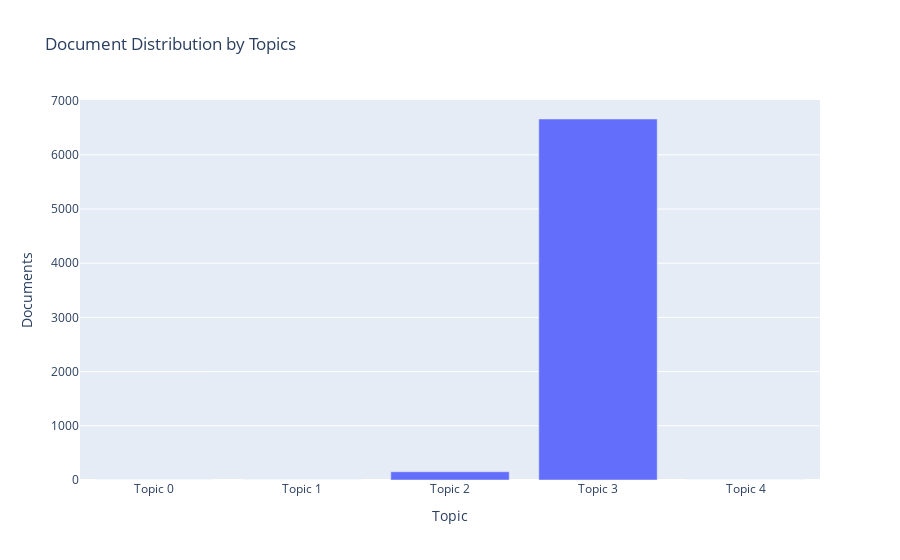

Source (notebook cell):
### Markdown cell above
If you specify **topic_distribution** for plot, you can see the number of samples classified into each topic in a graph.  
Hovering the cursor over the bar for each topic will display the keywords for each topic.

### Code cell
plot_model(lda, plot="topic_distribution")

### Figure 1 — Plotly figure (JSON) as saved in the notebook; plotly's stock layout.template omitted (floating-point values rounded to 4 significant figures)
{"data": [{"alignmentgroup": "True", "customdata": [["service, transport, client, rise, grade, offer, salon, locate, skill, train"], ["group, farm, milk, member, farmer, dairy_cow, vegetable, maize, dairy, local"], ["steer, group, repayment, rice, naomi, also, member, loan, bull, farmer"], ["business, loan, child, year, sell, buy, school, able, family, also"], ["stock, customer, request, school, clothe, purchase, repay, shop, increase, demand"]], "hovertemplate": "Topic=%{x}<br>Documents=%{y}<br>Keyword=%{customdata[0]}<extra></extra>", "legendgroup": "", "marker": {"color": "#636efa", "pattern": {"shape": ""}}, "name": "", "offsetgroup": "", "orientation": "v", "showlegend": false, "textposition": "auto", "type": "bar", "x": ["Topic 0", "Topic 1", "Topic 2", "Topic 3", "Topic 4"], "xaxis": "x", "y": [1, 2, 152, 6661, 2], "yaxis": "y"}], "layout": {"barmode": "relative", "legend": {"tracegroupgap": 0}, "title": {"text": "Document Distribution by Topics"}, "xaxis": {"anchor": "y", "domain": [0, 1], "title": {"text": "Topic"}}, "yaxis": {"anchor": "x", "domain": [0, 1], "title": {"text": "Documents"}}}}
